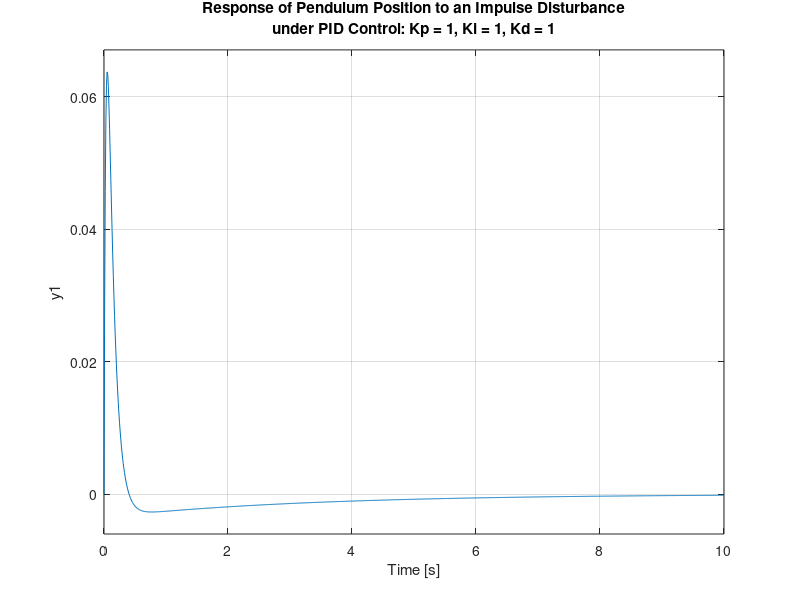

MATLAB code to generate this figure:
%trong luong cua xe(kg)
M = 0.5;
%trong luong cua con lac(kg)
m = 0.2;
%he so ma sat cua xe (N/m/sec)
b = 0.1;
%khoi luong moment quan tinh (kg.m2)
I = 0.006;
%gia toc trong truong
g = 9.8;
%chieu dai toi tam con lac
l = 0.5;
q = (M+m)*(I+m*l^2)-(m*l)^2;
s = tf('s');
P_pend = (m*l*s/q)/(s^3 + (b*(I + m*l^2))*s^2/q - ((M + m)*m*g*l)*s/q - b*m*g*l/q);

Kp = 100;
Ki = 28;
Kd = 12;
C = pid(Kp,Ki,Kd);
T = feedback(P_pend,C);
t=0:0.01:10;
impulse(T,t)
title({'Response of Pendulum Position to an Impulse Disturbance';'under PID Control: Kp = 1, Ki = 1, Kd = 1'});
